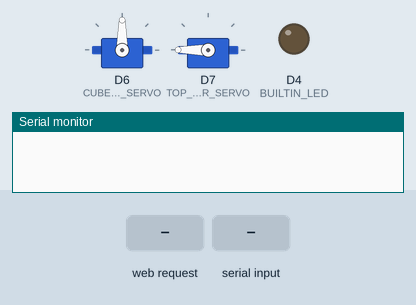
The sketch below on a simulated ESP8266 (NodeMCU). Shown: 2 × servo, output pins drawn as LEDs (lit = HIGH, except the on-board LED, lit = LOW), the last lines printed to the serial monitor. The test bench sets the inputs (shaded band).

Above: at 1.4 s.
1.5 s: HTTP request GET /rotateClockwise received
At 2.3 s:
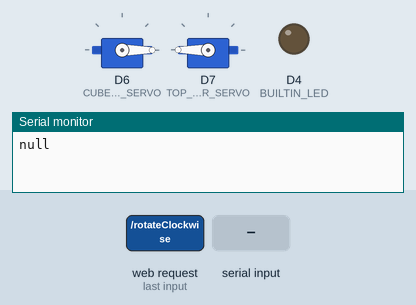
3.0 s: "o" received over Serial
At 3.4 s:
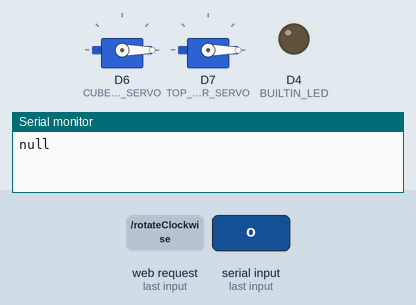
4.5 s: HTTP request GET /init received
At 5.7 s:
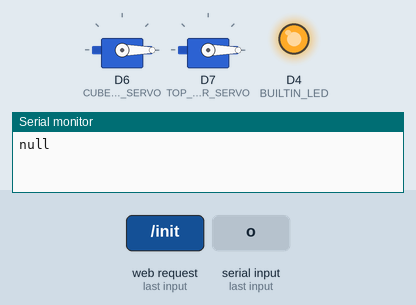
6.0 s: HTTP request GET /disconnect received
At 7.0 s:
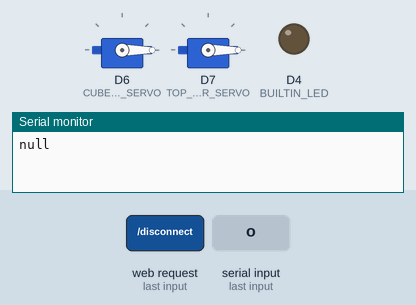
7.5 s: HTTP request GET /init?plain=1 received
At 8.1 s:
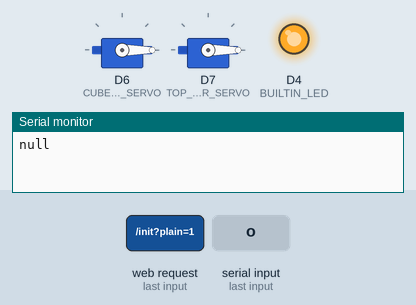
Timing chart, 0 to 10.0 s (numbered marks = the images above; inputs shaded):
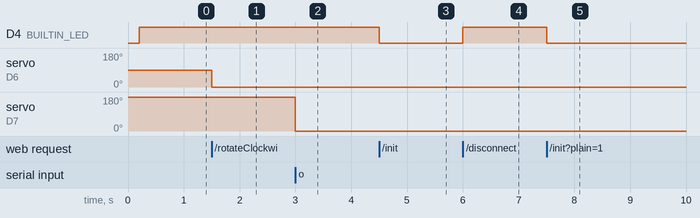

Measured:
- after the input at 1.5 s, servo on D6 (CUBE_HOLDER_SERVO): 90° → 0° at once
- after the input at 3.0 s, servo on D7 (TOP_COVER_SERVO): 180° → 0° at once
- after the input at 4.5 s, D4 (BUILTIN_LED): HIGH → LOW at once
- after the input at 6.0 s, D4 (BUILTIN_LED): LOW → HIGH at once
- after the input at 7.5 s, D4 (BUILTIN_LED): HIGH → LOW at once

The sketch:

machine_server.ino
```cpp
#include <ArduinoJson.h>

#include <ESP8266WiFi.h>      // Connect to a WiFi
#include <ESP8266WebServer.h> // Establish a webserver
#include <Servo.h>            // Handle PWM signal to control servos
#include <ArduinoJson.h>


/**     Define Pins     **/
#define CUBE_HOLDER_SERVO D6
#define TOP_COVER_SERVO D7
#define BUILTIN_LED D4

/**     Constants    **/
const char* AP_SSID = "Dark Solver";
const char* AP_PASS = "darksolver";

// Configure the network connection
const IPAddress LOCAL_IP(192, 168, 1, 145);
const IPAddress GATEWAY(192, 168, 1, 1);
const IPAddress SUBNET(255, 255, 255, 0);


/**     Global Variables    **/
String topCoverState = "open";
String cubeHolderState = "home";


/**     Global Objects    **/
Servo cubeHolder, topCover;

// A server object listen to port 80
ESP8266WebServer server(80);

DynamicJsonDocument settings(3*JSON_OBJECT_SIZE(2) + 2*JSON_OBJECT_SIZE(4) + 3*JSON_OBJECT_SIZE(6) + JSON_OBJECT_SIZE(3));


void setup() {
  /**   Configure Access Point    **/
  WiFi.softAPConfig(LOCAL_IP, GATEWAY, SUBNET);
  WiFi.softAP(AP_SSID, AP_PASS);

  /**   Configure Servos    **/
  cubeHolder.attach(CUBE_HOLDER_SERVO, 600, 2500);
  cubeHolder.write(90);
  delay(200);
  topCover.attach(TOP_COVER_SERVO, 500, 2740);
  topCover.write(180);

  /**   Configure the builtin led   **/
  pinMode(BUILTIN_LED, OUTPUT);
  digitalWrite(BUILTIN_LED, !LOW);

  /**   Configure Serial Communication    **/
  Serial.begin(115200);

  /**   Set the server routes   **/
  server.on("/checkConnection", handleCheckConnection);
  server.on("/init", handleInit);
  server.on("/disconnect", handleDisconnect);
  server.on("/getSettings", handleGetSettings);
  server.on("/updateSettings", handleUpdateSettings);
  server.on("/flipTopCover", flipTopCover);
  server.on("/closeTopCover", closeTopCover);
  server.on("/openTopCover", openTopCover);
  server.on("/rotateClockwise", rotateClockwise);
  server.on("/rotateCounterClockwise", rotateCounterClockwise);
  server.on("/homeCubeHolder", homeCubeHolder);
  server.onNotFound(handleNotFound);

  /**   Establish the server    **/
  server.begin();
}


void loop() {
  // Start the server listening
  server.handleClient();

  if (Serial.available()) {
    char userInstruction = Serial.read();

    switch (userInstruction) {
      case 'o':
        openTopCover(); break;
      case 'c':
        closeTopCover(); break;
      case 'f':
        flipTopCover(); break;
      case 'r':
        rotateClockwise(); break;
      case 'l':
        rotateCounterClockwise(); break;
      case 'h':
        homeCubeHolder(); break;
    }
  }
}

/*
 * Handle the client when request "/checkConnection" to check the machine is connected
 */
void handleCheckConnection() {
  server.send(200, "text/plain", "Connected");
}


/*
 * Handle the client when request a not found endpoint
 */
void handleNotFound(){
  server.send(404, "text/plain", "Not Found");
}


/*
 * Initalize the settings json and the servos position when gui hits "/init" endpoint
 */
void handleInit () {
  // Parse post request body to settings json
  deserializeJson(settings, server.arg("plain"));

  // Initalize servos position
  homeCubeHolder();
  openTopCover();

  // Turn on the builtin led
  digitalWrite(BUILTIN_LED, !HIGH);

  server.send(200, "text/plain", "Initialized");
}


/*
 * Turn off the builtin led when gui hit "/disconnect" endpoint
 */
void handleDisconnect() {
  // Turn off the builtin led
  digitalWrite(BUILTIN_LED, !LOW);

  closeTopCover();

  server.send(200, "text/plain", "Disconnected");
}


/*
 * Returns the settings json when gui hits "/getSettings" endpoint
 */
void handleGetSettings() {
  // Parse Json to string to send it as response
  String settingsString;
  serializeJson(settings, settingsString);

  server.send(200, "text/plain", settingsString);
}


/*
 * Updates the settings json when gui hits "/updateSettings" endpoint
 */
void handleUpdateSettings() {
  // Parse post request body to settings json
  deserializeJson(settings, server.arg("plain"));
  Serial.println(server.arg("plain"));

  server.send(200, "text/plain", "Updated");
}


/*
 * Flips the complete cube ("F") by "moving" the Front face to Bottom face using the top cover
 */
void flipTopCover() {
  topCover.write(settings["TOP_COVER"]["ANGLE"]["FLIP"]);
  delay(settings["TOP_COVER"]["TIME"]["FLIP_TO_CLOSE"]);
}


/*
 * Opens the top cover to free the complete cube
 */
void openTopCover() {
  topCover.write(settings["TOP_COVER"]["ANGLE"]["OPEN"]);
  delay(settings["TOP_COVER"]["TIME"]["FLIP_OPEN"]);
}


/*
 * Closes the top cover to hold the complete cube
 */
void closeTopCover() {
  topCover.write(settings["TOP_COVER"]["ANGLE"]["CLOSE"]);
  delay(settings["TOP_COVER"]["TIME"]["FLIP_OPEN"]);
}


/*
 * Rotates the complete cube clockwise
 */
void rotateClockwise() {
  String ang = settings["CUBE_HOLDER"];
  Serial.println(ang);
  cubeHolder.write(settings["CUBE_HOLDER"]["ANGLE"]["CW"]);
  delay(settings["CUBE_HOLDER"]["TIME"]["ROTATE"]);
}


/*
 * Rotates the complete cube counter clockwise
 */
void rotateCounterClockwise() {
  cubeHolder.write(settings["CUBE_HOLDER"]["ANGLE"]["CCW"]);
  delay(settings["CUBE_HOLDER"]["TIME"]["ROTATE"]);
}


/*
 * Returns the complete cube to home position
 */
void homeCubeHolder() {
  cubeHolder.write(settings["CUBE_HOLDER"]["ANGLE"]["HOME"]);
  delay(settings["CUBE_HOLDER"]["TIME"]["RELEASE"]);
}
```
